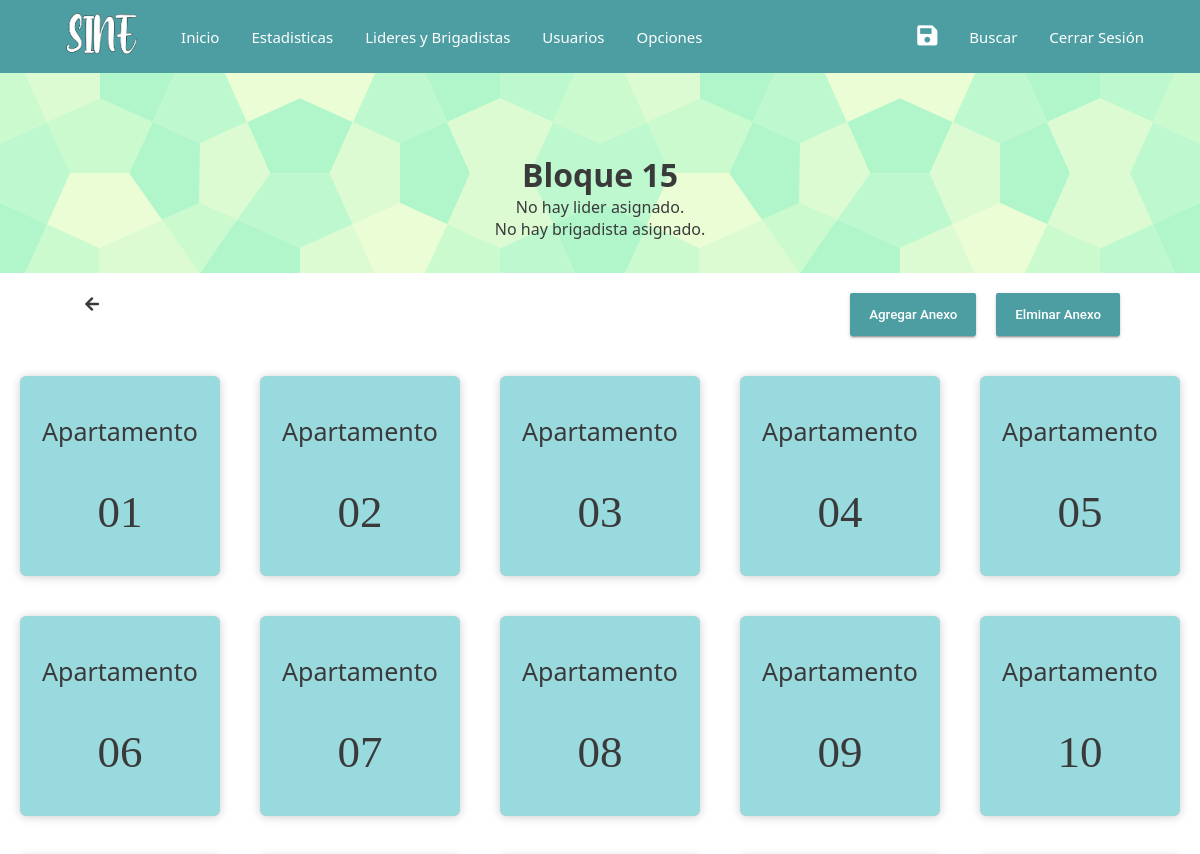
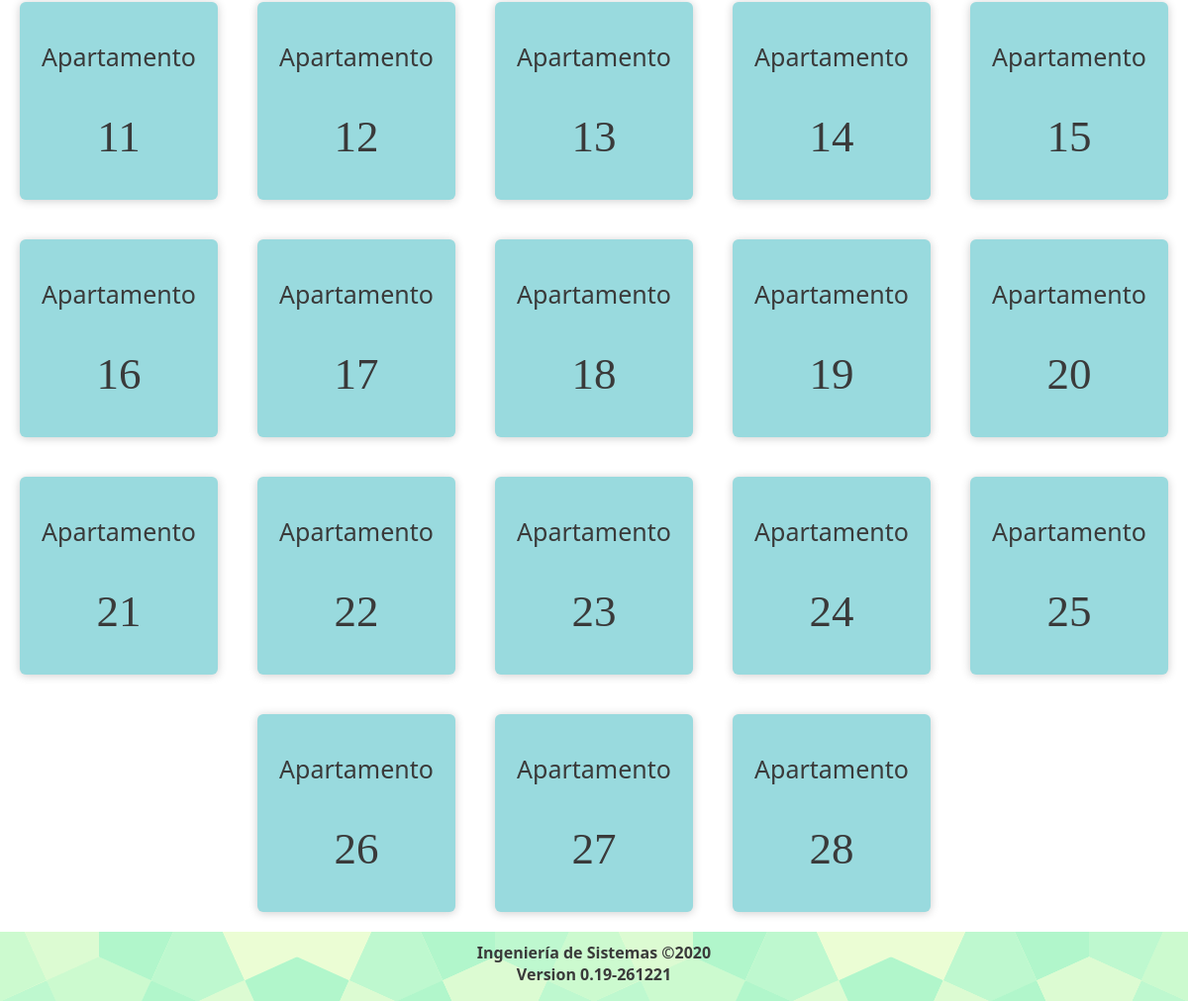
The page /apartments.php?id=2 (signed in) on the database as committed earlier (2 pictures, top to bottom).
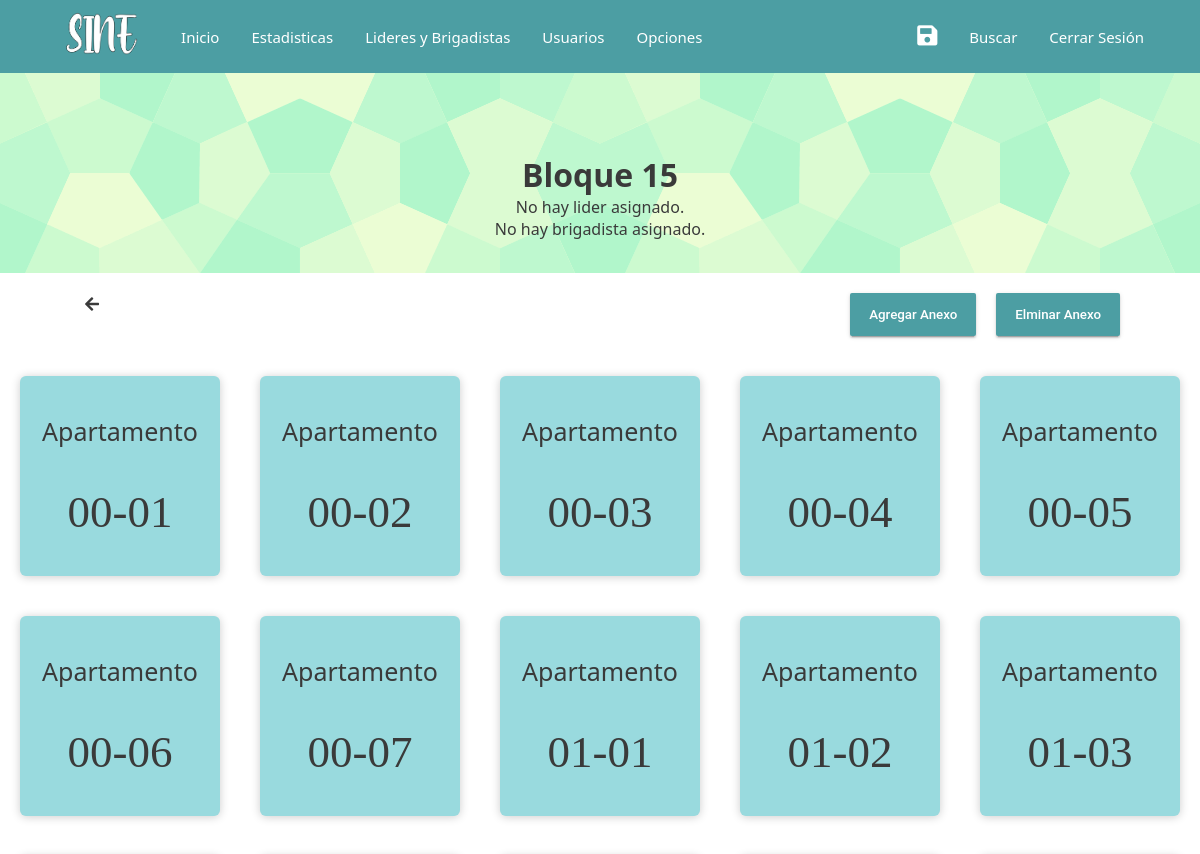
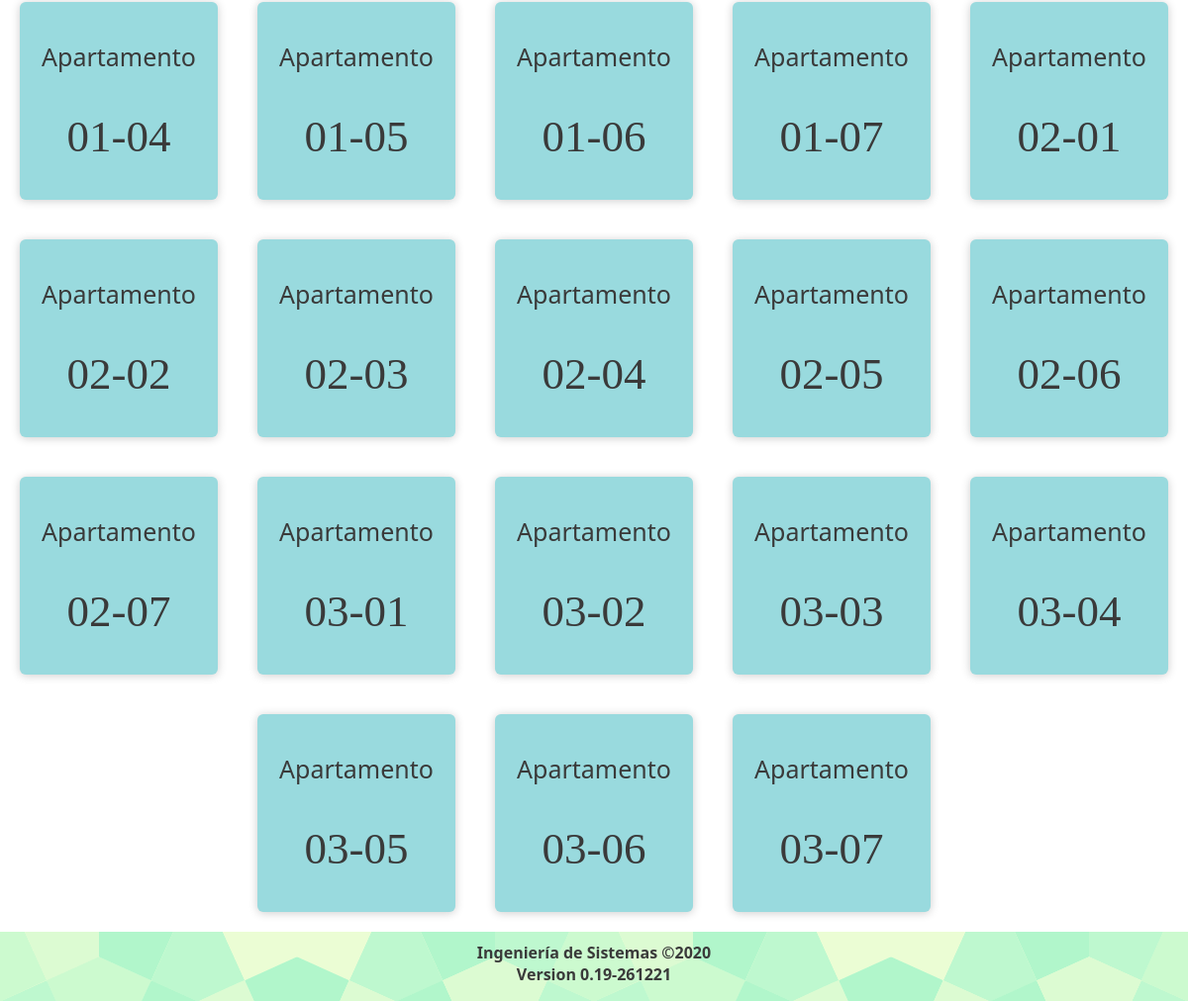
The same page on the database as committed later (2 pictures, top to bottom).
### tables this page shows
CREATE TABLE `APARTAMENTO`(
	`ID`INT NOT NULL AUTO_INCREMENT,
	`NUMERO_APARTAMENTO` VARCHAR(5),
	`CODIGO` VARCHAR(255),
	`SERIAL` INT,
	`ANEXO` ENUM('S','N'),
	`ID_BLOQUE` INT(1),
	PRIMARY KEY (`ID`)
);

CREATE TABLE `BLOQUE`(
	`ID`INT(1) NOT NULL AUTO_INCREMENT,
	`NUMERO_BLOQUE` INT(2) UNSIGNED ZEROFILL,
	`CODIGO` VARCHAR(255),
	`SERIAL` INT,
	PRIMARY KEY (`ID`)
);

### includes/functions.php (called while the page is built, shortened)
<?php
	function conexion(){
		$servername = "localhost";
		$username = "root";
		$password = "";
		$dbname = "nedb";
		$conection = new mysqli($servername, $username, $password, $dbname);
		$conection->set_charset("utf8");
		return $conection;
	}
	function apartamento($id){
		$apartamento = NULL;
		$conn = conexion();
		$sql = "SELECT APARTAMENTO.*, BLOQUE.NUMERO_BLOQUE AS NRO_BLOQUE FROM APARTAMENTO JOIN BLOQUE ON APARTAMENTO.ID_BLOQUE = BLOQUE.ID WHERE APARTAMENTO.ID = $id";
		$result = $conn->query($sql);
		if ($result->num_rows > 0) {
			$row = $result->fetch_assoc();
			$apartamento['ID'] = $row['ID'];
			$apartamento['NRO_APARTAMENTO'] = $row['NUMERO_APARTAMENTO'];
			$apartamento['ANEXO'] = $row['ANEXO'];
			$apartamento['ID_BLOQUE'] = $row['ID_BLOQUE'];
			$apartamento['NRO_BLOQUE'] = $row['NRO_BLOQUE'];
		}
		return $apartamento;
	}
	function apartamentosPorBloque($id_bloque) {
		$apartamentos = NULL;
		$conn = conexion();
		$sql = "SELECT ID FROM APARTAMENTO WHERE ID_BLOQUE = $id_bloque";
		$result = $conn->query($sql);
		if ($result->num_rows > 0) {
			$a = 0;
			while ($row = $result->fetch_assoc()) {
				$apartamentos[$a] = apartamento($row['ID']);
				$a++;
			}
		} else {
			return false;
		}
		return $apartamentos;
	}
?>

### includes/info.php (called while the page is built, shortened)
<?php
	$version = "Version 0.19-261221";
?>

### apartments.php (the view, shortened to what this page needs)
<?php
	include_once 'includes/functions.php';
	$id = $_GET['id'];
	$tablaApartamento = apartamentosPorBloque($id);
	$nrobloque = $tablaApartamento[0]['NRO_BLOQUE'];
	$lider = lider($id);
	$brigadista = brigadista($id);
	$btns = count($tablaApartamento);
?>
<!DOCTYPE html>
<html>
	<head>
		<link rel="stylesheet" type="text/css" href="css/styleshome.css">
	</head>
	<body>
		<?php include("includes/navbar.php");?>
		<div class="welcome">
			<h1>Bloque <?php echo "$nrobloque"?></h1>
			<?php if (isset($lider)): ?>
				<p><span class="negrita">Lider:</span> <?php echo $lider['NOMBRES']." ".$lider['APELLIDOS']." ".$lider['DNI']." ".$lider['TELEFONO']  ?></p>
				<p><?php else: echo "No hay lider asignado."?></p>
			<?php endif ?>
			<?php if (isset($brigadista)): ?>
				<p><span class="negrita">Brigadista:</span> <?php echo $brigadista['NOMBRES']." ".$brigadista['APELLIDOS']." ".$brigadista['DNI']." ".$brigadista['TELEFONO']  ?></p>
				<p><?php else: echo "No hay brigadista asignado."?></p>
			<?php endif ?>
		</div>
		<div class="container">
			<div class="center Btn-menu">
				<a class="left" href="home.php" title="Volver"><i class="fas fa-arrow-left"></i></a>
				<a href="#" id="addA"><button>Agregar Anexo</button></a>
				<a href="#" id="delA"><button>Elminar Anexo</button></a>
			</div>
			<div class="card-container">
				<?php for ($i = 0; $i < $btns; $i++): ?>
					<?php if ($tablaApartamento[$i]['ANEXO'] == 'N' || $tablaApartamento[$i]['ANEXO'] == 'n'): ?>
						<a href="families.php?id=<?php echo $tablaApartamento[$i]['ID'] ?>">
							<div class="card card-aparment">
								<p>Apartamento</p>
								<p class="numero"><?php echo $tablaApartamento[$i]['NRO_APARTAMENTO'] ?></p>
							</div>
						</a>
					<?php endif ?>
				<?php endfor ?>
			</div>
		</div>
		<?php include("includes/footer.php") ?>
</html>

### includes/navbar.php (shortened to what this page needs)
<!DOCTYPE html>
<html>
<head>
	<link rel="stylesheet" href="css/styleshome.css">
    <link rel="stylesheet" href="css/all.min.css">
    <link rel="stylesheet" href="css/styleModals.css">
</head>
<body>
	<header>
		<nav class="navbar">
			<ul class="list">
				<li class="logo"><a href="home.php"><img src="img/logoFina1l.png" alt="SINE"></a>
				</li>
				<li class="items"><a href="home.php">Inicio</a></li>
				<li class="items"><a href="statistics.php">Estadisticas</a></li>
				<li class="items"><a href="leaders.php">Lideres y Brigadistas</a></li>
				<li class="items"><a href="user.php">Usuarios</a></li>
				<li class="items"><a href="options.php">Opciones</a></li>
			</ul>
			<ul class="list">
				<li class="items"><a href="#"><i class="fas fa-save"></i></a></li>
				<li class="items"><a href="search.php">Buscar</a></li>
				<li class="items"><a href="includes/exit.php">Cerrar Sesión</a></li>
			</ul>
		</nav>
	</header>

### includes/footer.php (shortened to what this page needs)
<?php include("info.php") ?>
<footer>
	<p>Ingeniería de Sistemas &copy;2020</p>
	<p><?php echo $version; ?></p>
</footer>
	</body>
</html>

### css/styleshome.css (style rules this page uses)
.welcome { background: url(../img/congruent_pentagon.png); padding-top: 80px; height: 200px; text-align: center; }
.container { margin-top: 20px; cursor: default; flex-grow: 1; }
.container a { text-decoration: none; color: inherit; }
.center { margin-left: 85px; margin-right: 60px; }
.Btn-menu { display: flex; }
.container div a.left { margin-right: auto; }
.center button { padding: 14px 19px; border-radius: 2px; background-color: #4c9ea3; box-shadow: 0 3px 1px -2px rgba(0, 0, 0, 0.2), 0 2px 2px 0 rgba(0, 0, 0, 0.14), 0 1px 5px 0 rgba(0, 0, 0, 0.12); color: #fff; transition: background-color 15ms linear, box-shadow 280ms cubic-bezier(0.4, 0, 0.2, 1); font-family: Roboto, sans-serif; font-weight: 500; text-decoration: none; border-style: none; margin-right: 20px; margin-bottom: 20px; }
.card-container { display: inline-flex; width: 100%; align-content: center; margin: 0 auto; justify-content: center; flex-wrap: wrap; }
.card-container a { text-decoration: none; color: inherit; }
.card { display: flex; flex-direction: column; text-align: center; justify-content: space-evenly; background-color: #99DADE; width: 250px; height: 200px; border-radius: 6px; margin: 20px; box-shadow: 0px 1px 10px rgba(0,0,0,0.2); overflow: hidden; cursor: default; align-items: center; transition: all 400ms ease; }
.card-aparment { width: 200px !important; }
.card p:first-child { font-size: 25px; }
.numero { font-size: 45px; font-family: "Comic Sans MS"; }
footer { background: url(../img/congruent_pentagon.png); height: 70px; text-align: center; padding: 10px; font-weight: 700; }

### includes/navbar.php (style rules this page uses)
* { margin: 0; padding: 0; box-sizing: border-box; }
body { font-family: 'Segoe UI', Tahoma, Geneva, Verdana, sans-serif; color: #3a3a3a; display: flex; flex-direction: column; min-height: 100vh; }
header { display: flex; background: #4C9EA3; }
.navbar { padding: 5px 40px; width: 100%; display: inline-flex; justify-content: space-between; }
.navbar ul, header a { display: inline-flex; list-style: none; flex-wrap: wrap; align-items: center; }
.navbar ul li.logo { margin-right: auto; }
.navbar ul li { padding: 4px 0; cursor: pointer; }
.navbar ul li.items { position: relative; width: auto; margin: 0 16px; text-align: center; order: 3; }
.navbar ul li.items::after { position: absolute; content: ' '; left: 0; bottom: -6px; height: 2px; width: 100%; background: #ccc; opacity: 0; transition: all 0.2s linear; }
.navbar img { height: 50px; }
.navbar ul li a, header a.btn { text-decoration: none; color: white; font-size: 15px; transition: .4s; }
header a i { font-size: 23px; }

Rows that differ between the two databases and show on the page:
changed apartamento (number 1 of 28 on the later page): NUMERO_APARTAMENTO "01" → "00-01"
changed apartamento (number 2 of 28 on the later page): NUMERO_APARTAMENTO "02" → "00-02"
changed apartamento (number 3 of 28 on the later page): NUMERO_APARTAMENTO "03" → "00-03"
changed apartamento (number 4 of 28 on the later page): NUMERO_APARTAMENTO "04" → "00-04"
changed apartamento (number 5 of 28 on the later page): NUMERO_APARTAMENTO "05" → "00-05"
changed apartamento (number 6 of 28 on the later page): NUMERO_APARTAMENTO "06" → "00-06"
changed apartamento (number 7 of 28 on the later page): NUMERO_APARTAMENTO "07" → "00-07"
changed apartamento (number 8 of 28 on the later page): NUMERO_APARTAMENTO "08" → "01-01"
changed apartamento (number 9 of 28 on the later page): NUMERO_APARTAMENTO "09" → "01-02"
changed apartamento (number 10 of 28 on the later page): NUMERO_APARTAMENTO "10" → "01-03"
changed apartamento (number 11 of 28 on the later page): NUMERO_APARTAMENTO "11" → "01-04"
changed apartamento (number 12 of 28 on the later page): NUMERO_APARTAMENTO "12" → "01-05"
changed apartamento (number 13 of 28 on the later page): NUMERO_APARTAMENTO "13" → "01-06"
changed apartamento (number 14 of 28 on the later page): NUMERO_APARTAMENTO "14" → "01-07"
changed apartamento (number 15 of 28 on the later page): NUMERO_APARTAMENTO "15" → "02-01"
changed apartamento (number 16 of 28 on the later page): NUMERO_APARTAMENTO "16" → "02-02"
changed apartamento (number 17 of 28 on the later page): NUMERO_APARTAMENTO "17" → "02-03"
changed apartamento (number 18 of 28 on the later page): NUMERO_APARTAMENTO "18" → "02-04"
changed apartamento (number 19 of 28 on the later page): NUMERO_APARTAMENTO "19" → "02-05"
changed apartamento (number 20 of 28 on the later page): NUMERO_APARTAMENTO "20" → "02-06"
changed apartamento (number 21 of 28 on the later page): NUMERO_APARTAMENTO "21" → "02-07"
changed apartamento (number 22 of 28 on the later page): NUMERO_APARTAMENTO "22" → "03-01"
changed apartamento (number 23 of 28 on the later page): NUMERO_APARTAMENTO "23" → "03-02"
changed apartamento (number 24 of 28 on the later page): NUMERO_APARTAMENTO "24" → "03-03"
changed apartamento (number 25 of 28 on the later page): NUMERO_APARTAMENTO "25" → "03-04"
changed apartamento (number 26 of 28 on the later page): NUMERO_APARTAMENTO "26" → "03-05"
changed apartamento (number 27 of 28 on the later page): NUMERO_APARTAMENTO "27" → "03-06"
changed apartamento (number 28 of 28 on the later page): NUMERO_APARTAMENTO "28" → "03-07"
